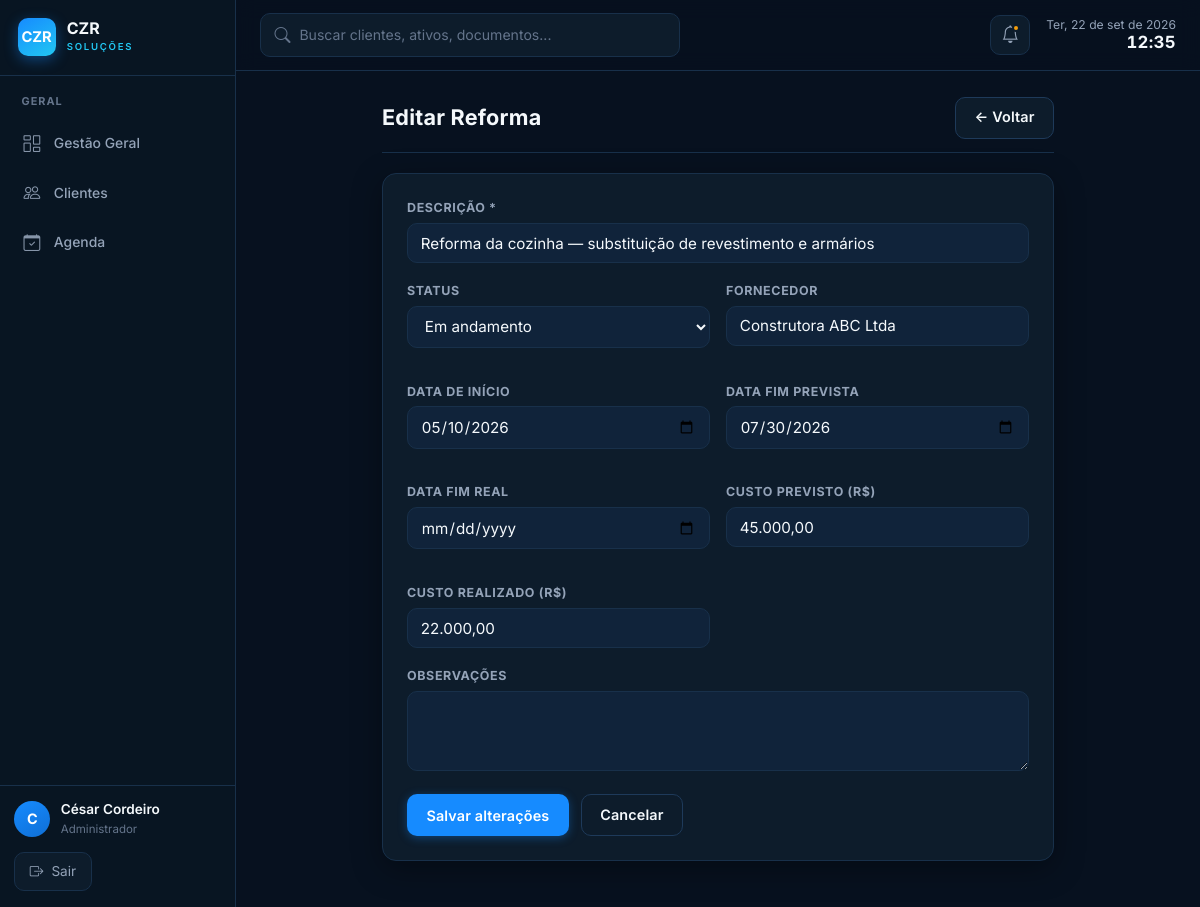
The app's page /reformas/editar?id=1&imovel_id=1 (signed in) with its own data.
### tables this page shows
CREATE TABLE IF NOT EXISTS reformas (
  id                INT AUTO_INCREMENT PRIMARY KEY,
  imovel_id         INT NOT NULL,
  descricao         VARCHAR(300) NOT NULL,
  status            ENUM('planejado','em_andamento','concluido','cancelado') NOT NULL DEFAULT 'planejado',
  data_inicio       DATE         NULL,
  data_fim_prevista DATE         NULL,
  data_fim_real     DATE         NULL,
  custo_previsto    DECIMAL(12,2) NULL,
  custo_realizado   DECIMAL(12,2) NULL,
  fornecedor        VARCHAR(200) NULL,
  observacoes       TEXT         NULL,
  criado_em         DATETIME NOT NULL DEFAULT CURRENT_TIMESTAMP,
  atualizado_em     DATETIME NOT NULL DEFAULT CURRENT_TIMESTAMP ON UPDATE CURRENT_TIMESTAMP,
  FOREIGN KEY (imovel_id) REFERENCES imoveis(id) ON DELETE CASCADE
);

### app/Core/View.php (called while the page is built, shortened)
<?php
class View
{
    public static function render(string $view, array $data = []): void
    {
        $file = APP_PATH . '/Views/' . $view . '.php';
        extract($data, EXTR_SKIP);
        require $file;
    }
}

### app/Core/Controller.php (called while the page is built, shortened)
<?php
abstract class Controller
{
    protected function view(string $view, array $data = []): void
    {
        View::render($view, $data);
    }
}

### app/Controllers/ReformasController.php (called while the page is built, shortened)
<?php
class ReformasController extends Controller
{
    public function editar(): void
    {
        $id = (int) ($_GET['id'] ?? 0);
        $r = Reforma::buscar($id);
        $d = $_POST ?: $r;
        $this->view('reformas/editar', compact('r', 'd', 'erro'));
    }
}

### app/Core/Router.php (called while the page is built, shortened)
<?php
class Router
{
    private array $routes = ['GET' => [], 'POST' => []];
    public function get(string $path, array $handler): void
    {
        $this->routes['GET'][trim($path, '/')] = $handler;
    }
    public function post(string $path, array $handler): void
    {
        $this->routes['POST'][trim($path, '/')] = $handler;
    }
    public function dispatch(string $url, string $method): void
    {
        $url    = trim($url, '/');
        $method = strtoupper($method) === 'POST' ? 'POST' : 'GET';
        $handler = $this->routes[$method][$url] ?? null;
        [$class, $action] = $handler;
        (new $class())->$action();
    }
}

### index.php (called while the page is built, shortened)
<?php
require_once __DIR__ . '/app/bootstrap.php';
$router = new Router();
$router->dispatch($_GET['url'] ?? '', $_SERVER['REQUEST_METHOD']);

### app/bootstrap.php (called while the page is built, shortened)
<?php
spl_autoload_register(function (string $class): void {
    foreach (['Core', 'Controllers', 'Models'] as $dir) {
        $file = APP_PATH . '/' . $dir . '/' . $class . '.php';
        if (is_file($file)) {
            return;
        }
    }
});

### includes/db.php (called while the page is built, shortened)
<?php
function db(): PDO
{
    static $pdo = null;
    if ($pdo === null) {
        $host    = Env::get('DB_HOST', '127.0.0.1');
        $name    = Env::get('DB_NAME', 'gestao_patrimonial');
        $user    = Env::get('DB_USER', 'root');
        $pass    = Env::get('DB_PASS', '');
        $charset = Env::get('DB_CHARSET', 'utf8mb4');
        $dsn = "mysql:host={$host};dbname={$name};charset={$charset}";
        $pdo = new PDO($dsn, $user, $pass, [
            PDO::ATTR_ERRMODE            => PDO::ERRMODE_EXCEPTION,
            PDO::ATTR_DEFAULT_FETCH_MODE => PDO::FETCH_ASSOC,
            PDO::ATTR_EMULATE_PREPARES   => false,
        ]);
    }
    return $pdo;
}

### app/Models/Reforma.php (called while the page is built, shortened)
<?php
class Reforma
{
    public static function buscar(int $id): ?array
    {
        $s = db()->prepare('SELECT * FROM reformas WHERE id = ?');
        $s->execute([$id]);
        return $s->fetch() ?: null;
    }
}

### includes/functions.php (called while the page is built, shortened)
<?php
function base_url(string $path = ''): string {
    $base = defined('BASE_URL') ? BASE_URL : '/cezar/';
    return $base . ltrim($path, '/');
}
function h(string $str): string {
    return htmlspecialchars($str, ENT_QUOTES, 'UTF-8');
}

### app/Views/reformas/editar.php (the view, shortened to what this page needs)
<?php
require APP_ROOT . '/includes/header.php';
if (!function_exists('mf')) {
    function mf(float $v): string { return $v ? number_format($v, 2, ',', '.') : ''; }
}
?>
<div class="container" style="max-width:720px">
  <div class="card-header" style="margin-bottom:1.25rem">
    <h2 class="card-titulo">Editar Reforma</h2>
    <a href="<?= base_url('imoveis/ficha?id='.$r['imovel_id'].'&aba=reformas') ?>" class="btn btn-secundario">← Voltar</a>
  </div>
  <div class="card">
    <form method="post">
      <div class="form-grupo"><label>Descrição *</label><input type="text" name="descricao" required value="<?= h($d['descricao']) ?>"></div>
      <div class="form-grid form-grid-2">
        <div class="form-grupo"><label>Status</label>
          <select name="status">
            <?php foreach(['planejado'=>'Planejado','em_andamento'=>'Em andamento','concluido'=>'Concluído','cancelado'=>'Cancelado'] as $v=>$l): ?>
            <option value="<?=$v?>" <?=$d['status']===$v?'selected':''?>><?=$l?></option>
            <?php endforeach; ?>
          </select>
        </div>
        <div class="form-grupo"><label>Fornecedor</label><input type="text" name="fornecedor" value="<?= h($d['fornecedor']??'') ?>"></div>
        <div class="form-grupo"><label>Data de início</label><input type="date" name="data_inicio" value="<?= h($d['data_inicio']??'') ?>"></div>
        <div class="form-grupo"><label>Data fim prevista</label><input type="date" name="data_fim_prevista" value="<?= h($d['data_fim_prevista']??'') ?>"></div>
        <div class="form-grupo"><label>Data fim real</label><input type="date" name="data_fim_real" value="<?= h($d['data_fim_real']??'') ?>"></div>
        <div class="form-grupo"><label>Custo previsto (R$)</label><input type="text" name="custo_previsto" value="<?= mf((float)($d['custo_previsto']??0)) ?>"></div>
        <div class="form-grupo"><label>Custo realizado (R$)</label><input type="text" name="custo_realizado" value="<?= mf((float)($d['custo_realizado']??0)) ?>"></div>
      </div>
      <div class="form-grupo"><label>Observações</label><textarea name="observacoes"><?= h($d['observacoes']??'') ?></textarea></div>
      <div style="display:flex;gap:.75rem;margin-top:1rem">
        <button type="submit" class="btn btn-primario">Salvar alterações</button>
        <a href="<?= base_url('imoveis/ficha?id='.$r['imovel_id'].'&aba=reformas') ?>" class="btn btn-secundario">Cancelar</a>
      </div>
    </form>
  </div>
</div>
<?php require APP_ROOT . '/includes/footer.php'; ?>

### assets/css/tokens.css (style rules this page uses)
:root { --primary: #168BFF; --primary-h: #0F6FD6; --secondary: #22C7F2; --secondary-h: #12A9D4; --bg: #07111F; --surface: #0D1C2B; --surface-2: #10233A; --sidebar: #081522; --success: #22C55E; --warning: #F59E0B; --danger: #EF4444; --neutral: #64748B; --purple: #A855F7; --text: #F5F9FC; --text-2: #94A3B8; --text-3: #64748B; --border: #18304A; --border-2: #1E3A5A; --fonte-titulo: 'Inter', -apple-system, BlinkMacSystemFont, 'Segoe UI', Roboto, sans-serif; --fonte-corpo: 'Inter', -apple-system, BlinkMacSystemFont, 'Segoe UI', Roboto, sans-serif; --raio: 14px; --raio-sm: 10px; --sombra: 0 8px 30px rgba(0,0,0,.35); --sombra-alta: 0 18px 48px rgba(0,0,0,.5); --preto: var(--sidebar); --preto-2: var(--surface); --grafite: var(--surface-2); --dourado: var(--primary); --dourado-claro: var(--secondary); --dourado-h: var(--primary-h); --marfim: var(--bg); --cor-primaria: var(--text); --cor-acento: var(--primary); --cor-acento-h: var(--primary-h); --cor-fundo: var(--bg); --cor-branco: var(--surface); --cor-borda: var(--border); --cor-texto: var(--text); --cor-secundario: var(--text-2); --cor-sucesso: var(--success); --cor-alerta: var(--warning); --cor-erro: var(--danger); --cor-tag-bg: var(--surface-2); --cor-tag-txt: var(--secondary); }

### assets/css/layout.css (style rules this page uses)
:root { --sidebar-w: 236px; }
.container { max-width: 1280px; margin: 0 auto; padding: 1.6rem 1.5rem; }
@media (min-width: 1024px) { body { padding-left: var(--sidebar-w); } }

### assets/css/style.css (style rules this page uses)
*, *::before, *::after { box-sizing: border-box; margin: 0; padding: 0; }
body { font-family: var(--fonte-corpo); background: var(--cor-fundo); color: var(--cor-texto); font-size: 15px; line-height: 1.55; -webkit-font-smoothing: antialiased; }
a { color: var(--cor-acento); text-decoration: none; }
h1, h2, h3 { font-family: var(--fonte-titulo); }
.card { background: var(--cor-branco); border: 1px solid var(--cor-borda); border-radius: var(--raio); box-shadow: var(--sombra); padding: 1.5rem; margin-bottom: 1.25rem; }
.card-header { display: flex; align-items: center; justify-content: space-between; margin-bottom: 1.25rem; padding-bottom: .85rem; border-bottom: 1px solid var(--cor-borda); }
.card-titulo { font-family: var(--fonte-titulo); font-size: 1.35rem; font-weight: 700; color: var(--cor-primaria); letter-spacing: .01em; }
.btn { display: inline-flex; align-items: center; gap: .4rem; padding: .55rem 1.15rem; border-radius: var(--raio-sm); border: 1px solid transparent; cursor: pointer; font-size: .9rem; font-weight: 600; font-family: var(--fonte-corpo); letter-spacing: .01em; transition: background .15s, box-shadow .15s, border-color .15s, transform .1s; text-decoration: none; }
.btn-primario { background: var(--primary); color: #fff; box-shadow: 0 2px 10px rgba(22,139,255,.35); }
.btn-secundario { background: var(--surface); color: var(--text); border-color: var(--border-2); }
.form-grupo { margin-bottom: 1.1rem; }
.form-grupo label { display: block; font-size: .78rem; font-weight: 700; color: var(--cor-secundario); margin-bottom: .35rem; text-transform: uppercase; letter-spacing: .05em; }
.form-grupo input, .form-grupo select, .form-grupo textarea { width: 100%; padding: .6rem .8rem; border: 1px solid var(--cor-borda); border-radius: var(--raio-sm); font-size: .95rem; font-family: var(--fonte-corpo); color: var(--cor-texto); background: var(--surface-2); transition: border-color .15s, box-shadow .15s, background .15s; }
.form-grupo textarea { resize: vertical; min-height: 80px; }
.form-grid { display: grid; gap: 1rem; }
.form-grid-2 { grid-template-columns: repeat(2, 1fr); }

### records on screen
reformas: descricao "Reforma da cozinha — substituição de revestimento e armários", status "Em andamento", fornecedor "Construtora ABC Ltda", data_inicio "05/10/2026", data_fim_prevista "07/30/2026", custo_previsto "45.000,00", custo_realizado "22.000,00"

### other values on screen
$titulo "GERAL"
$rotulo "Gestão Geral"
$rotulo "Clientes"
$rotulo "Agenda"
$inicial "C"
$usuario['nome'] "César Cordeiro"
